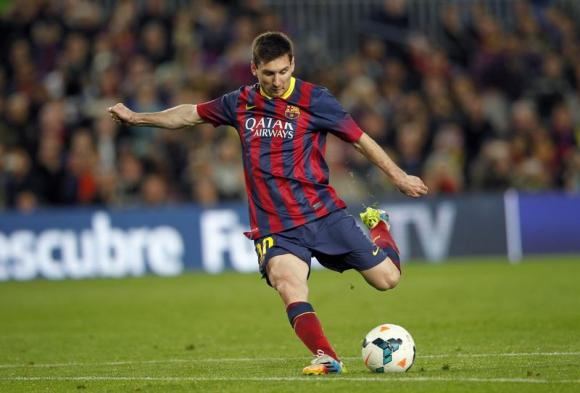
#> input picture Learning/ImageProcessing/GeometricTransformationsOfImages/Tanslation/messi.jpg, 580 x 393 px
$ python translation.py
#> lines starting #> are read from the running program, lines starting #| are printed output that depends on the picture
__author__ = 'Ueliton'

import cv2
import numpy as np

img = cv2.imread('messi.jpg',0)
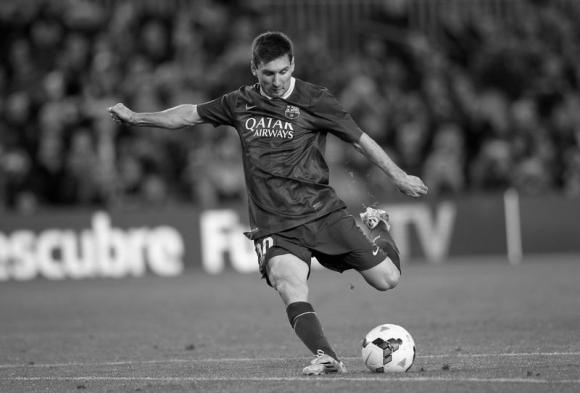
#> img: shape (393, 580); min 0, max 255, mean 91.1
rows,cols = img.shape
#> rows = 393; cols = 580

M = np.float32([[1,0,100],[0,1,50]])
dst = cv2.warpAffine(img,M,(cols,rows))
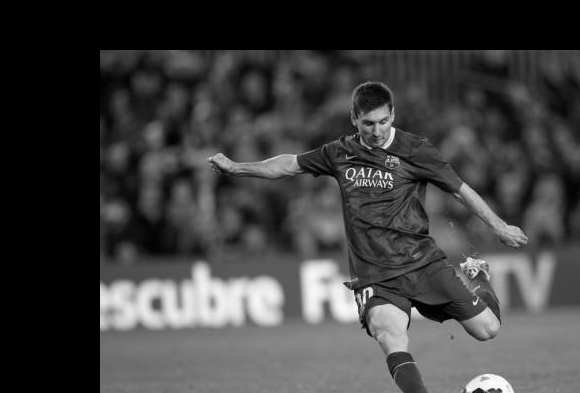
#> dst: shape (393, 580); min 0, max 255, mean 64

cv2.imshow('img',dst)
cv2.waitKey(0)
cv2.destroyAllWindows()
